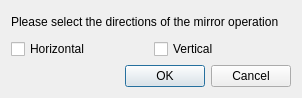
<?xml version="1.0" encoding="UTF-8"?>
<ui version="4.0">
 <class>MirrorDialog</class>
 <widget class="QDialog" name="MirrorDialog">
  <property name="geometry">
   <rect>
    <x>0</x>
    <y>0</y>
    <width>302</width>
    <height>98</height>
   </rect>
  </property>
  <property name="windowTitle">
   <string>Mirror Parameter</string>
  </property>
  <layout class="QVBoxLayout" name="verticalLayout">
   <item>
    <widget class="QLabel" name="label">
     <property name="text">
      <string>Please select the directions of the mirror operation</string>
     </property>
    </widget>
   </item>
   <item>
    <layout class="QHBoxLayout" name="horizontalLayout">
     <item>
      <widget class="QCheckBox" name="checkBoxHor">
       <property name="text">
        <string>Horizontal</string>
       </property>
      </widget>
     </item>
     <item>
      <widget class="QCheckBox" name="checkBoxVer">
       <property name="text">
        <string>Vertical</string>
       </property>
      </widget>
     </item>
    </layout>
   </item>
   <item>
    <widget class="QDialogButtonBox" name="buttonBox">
     <property name="orientation">
      <enum>Qt::Horizontal</enum>
     </property>
     <property name="standardButtons">
      <set>QDialogButtonBox::Cancel|QDialogButtonBox::Ok</set>
     </property>
    </widget>
   </item>
  </layout>
 </widget>
 <resources/>
 <connections>
  <connection>
   <sender>buttonBox</sender>
   <signal>accepted()</signal>
   <receiver>MirrorDialog</receiver>
   <slot>accept()</slot>
   <hints>
    <hint type="sourcelabel">
     <x>248</x>
     <y>254</y>
    </hint>
    <hint type="destinationlabel">
     <x>157</x>
     <y>274</y>
    </hint>
   </hints>
  </connection>
  <connection>
   <sender>buttonBox</sender>
   <signal>rejected()</signal>
   <receiver>MirrorDialog</receiver>
   <slot>reject()</slot>
   <hints>
    <hint type="sourcelabel">
     <x>316</x>
     <y>260</y>
    </hint>
    <hint type="destinationlabel">
     <x>286</x>
     <y>274</y>
    </hint>
   </hints>
  </connection>
 </connections>
</ui>
